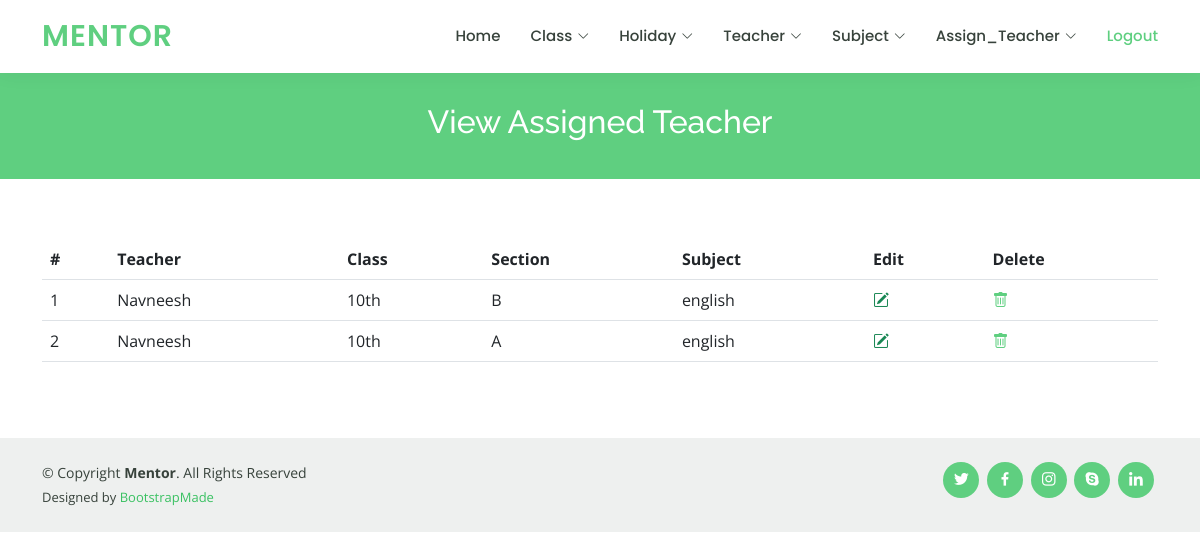
Page /admin/view_assign_teacher.php (signed in) on the committed database.
### tables this page shows
CREATE TABLE `assign_teacher` (
  `id` int(30) NOT NULL,
  `teacher_id` int(30) NOT NULL,
  `class_id` int(30) NOT NULL,
  `section` varchar(30) NOT NULL,
  `subject_id` int(30) NOT NULL
);

CREATE TABLE `teacher` (
  `id` int(30) NOT NULL,
  `name` varchar(30) NOT NULL,
  `email` varchar(30) NOT NULL,
  `password` varchar(50) NOT NULL,
  `contact` varchar(30) NOT NULL,
  `qualification` varchar(30) NOT NULL,
  `experience` varchar(30) NOT NULL,
  `gender` varchar(30) NOT NULL,
  `dob` varchar(30) NOT NULL,
  `id_proof` longtext NOT NULL
);

CREATE TABLE `classes` (
  `id` int(20) NOT NULL,
  `name` varchar(50) NOT NULL
);

CREATE TABLE `subject` (
  `id` int(50) NOT NULL,
  `class_id` int(11) NOT NULL,
  `name` varchar(50) NOT NULL
);

### admin/view_assign_teacher.php (the view, shortened to what this page needs)
<?php
require "header.php";
?>
<main id="main">
    <div class="breadcrumbs" data-aos="fade-in">
        <div class="container">
            <h2>View Assigned Teacher</h2>
        </div>
    </div>
    <section id="about" class="about">
        <div class="container" data-aos="fade-up">
            <div class="row">
                <div class="col-lg-12 order-1 order-lg-2" data-aos="fade-left" data-aos-delay="100">
                    <table class="table">
                        <thead>
                            <tr>
                                <th scope="col">#</th>
                                <th scope="col">Teacher</th>
                                <th scope="col">Class</th>
                                <th scope="col">Section</th>
                                <th scope="col">Subject</th>
                                <th scope="col">Edit</th>
                                <th scope="col">Delete</th>
                            </tr>
                        </thead>
                        <tbody>
                            <?php
                            include "config.php";
                            $q = "select * from `assign_teacher`";
                            $result = mysqli_query($conn,$q);
                            $i = 1;
                            foreach($result as $data){
                            ?>
                            <tr>
                                        <td><?php echo $i;?></td>
                                        <td><?php
                                        $id = $data['teacher_id'];
                                            $c = "select * from `teacher` where `id`='$id'";
                                            $res = mysqli_query($conn,$c);
                                            $class = mysqli_fetch_assoc($res);
                                            echo $class['name'];
                                        ?></td>
                                        <td><?php
                                        $id = $data['class_id'];
                                            $c = "select * from `classes` where `id`='$id'";
                                            $res = mysqli_query($conn,$c);
                                            $class = mysqli_fetch_assoc($res);
                                            echo $class['name'];
                                        ?></td>
                                        <td><?php echo $data['section'];?></td>
                                        <td><?php
                                        $id = $data['subject_id'];
                                            $c = "select * from `subject` where `id`='$id'";
                                            $res = mysqli_query($conn,$c);
                                            $class = mysqli_fetch_assoc($res);
                                            echo $class['name'];
                                        ?></td>
                                        <td><a href="edit_assign_teacher.php?id=<?php echo $data['id'];?>" class="text-success fw-bold"><i class="bi bi-pencil-square"></i></a></td>
                                        <td><a href="delete_assign_teacher.php?id=<?php echo $data['id'];?>"><i class="bi bi-trash"></i></a></td>
                                    </tr>
                                <?php
                                    $i++;
                                }
                            ?>
                        </tbody>
                    </table>
                </div>
            </div>
        </div>
    </section>
</main>
<?php
require "footer.php";
?>

### admin/assets/css/style.css (style rules this page uses)
body { font-family: "Open Sans", sans-serif; color: #444444; }
a { color: #5fcf80; text-decoration: none; }
h1, h2, h3, h4, h5, h6 { font-family: "Raleway", sans-serif; }
section { padding: 60px 0; overflow: hidden; }
.breadcrumbs { margin-top: 73px; text-align: center; background: #5fcf80; padding: 30px 0; color: #fff; }
.breadcrumbs h2 { font-size: 32px; font-weight: 500; }

### rows in the picture
assign_teacher: teacher.name "Navneesh", class.name "10th", section "B", subject.name "english"
assign_teacher: teacher.name "Navneesh", class.name "10th", section "A", subject.name "english"
